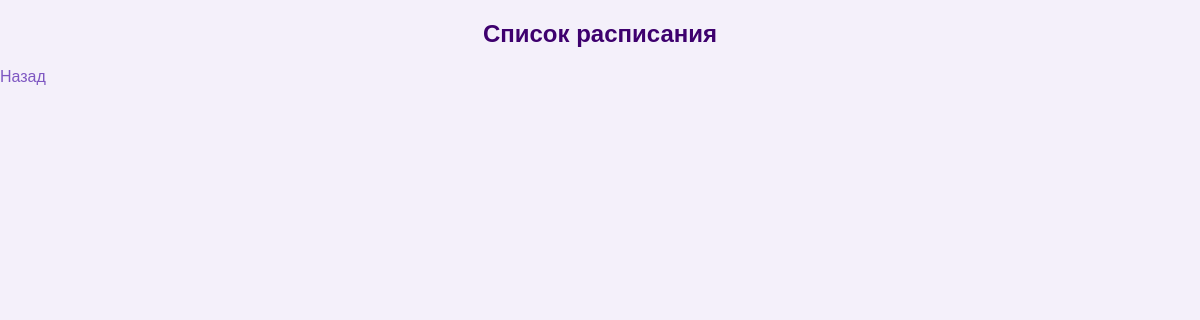
/view_schedule/, run on an earlier commit of the app's database.
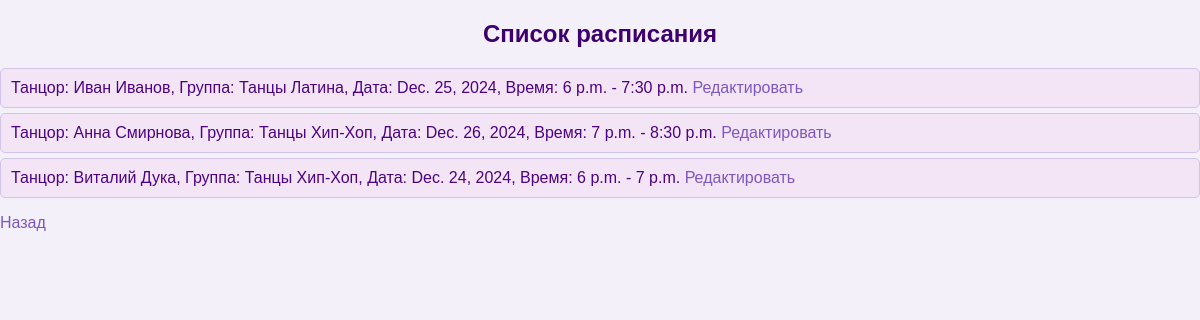
And on a later commit of the database.
### hotel/models.py (models this page shows, shortened)
class Schedule(models.Model):
    dancer = models.ForeignKey(Dancer, on_delete=models.CASCADE, related_name="schedules")
    group = models.ForeignKey(Group, on_delete=models.CASCADE, related_name="schedules")
    session_date = models.DateField()
    start_time = models.TimeField()
    end_time = models.TimeField()

class Dancer(models.Model):
    first_name = models.CharField(max_length=50)
    last_name = models.CharField(max_length=50)
    age = models.PositiveIntegerField()
    phone_number = models.CharField(max_length=15, blank=True, null=True)
    email = models.EmailField(blank=True, null=True)
    unique_id = models.CharField(max_length=20, unique=True)  # Уникальный ID

class Group(models.Model):
    STATUS_CHOICES = [
        ('active', 'Активна'),
        ('inactive', 'Неактивна'),
    ]
    group_name = models.CharField(max_length=100, unique=True)
    dance_style = models.CharField(max_length=50)  # Стиль танца
    status = models.CharField(max_length=10, choices=STATUS_CHOICES)

### hotel/views.py (the view)
# urls.py: path('view_schedule/', views.view_schedule, name='view_schedule'),  # Просмотр расписания
def view_schedule(request):
    schedules = Schedule.objects.all()
    return render(request, 'view_schedule.html', {'schedules': schedules})

### hotel/templates/view_schedule.html
{% load static %}
<link rel="stylesheet" href="{% static 'css/style.css' %}">
<h2>Список расписания</h2>
<ul>
    {% for schedule in schedules %}
        <li>
            Танцор: {{ schedule.dancer.first_name }} {{ schedule.dancer.last_name }},
            Группа: {{ schedule.group.group_name }},
            Дата: {{ schedule.session_date }}, Время: {{ schedule.start_time }} - {{ schedule.end_time }}
            <a href="{% url 'edit_schedule' schedule.id %}">Редактировать</a>
        </li>
    {% endfor %}
</ul>
<a href="{% url 'home' %}">Назад</a>

### hotel/static/css/style.css (style rules this page uses)
h1, h2 { color: #3e006e; text-align: center; margin: 20px 0; }
a { color: #7e57c2; text-decoration: none; }
ul { list-style: none; padding: 0; }
ul li { background-color: #f3e5f5; margin: 5px 0; padding: 10px; border-radius: 5px; border: 1px solid #d1c4e9; }

What changed in the data, as far as the page shows it:
added Schedule: dancer.first_name "Иван", dancer.last_name "Иванов", group.group_name "Танцы Латина", session_date "Dec. 25, 2024", start_time "6 p.m.", end_time "7:30 p.m."
added Schedule: dancer.first_name "Анна", dancer.last_name "Смирнова", group.group_name "Танцы Хип-Хоп", session_date "Dec. 26, 2024", start_time "7 p.m.", end_time "8:30 p.m."
added Schedule: dancer.first_name "Виталий", dancer.last_name "Дука", group.group_name "Танцы Хип-Хоп", session_date "Dec. 24, 2024", start_time "6 p.m.", end_time "7 p.m."
